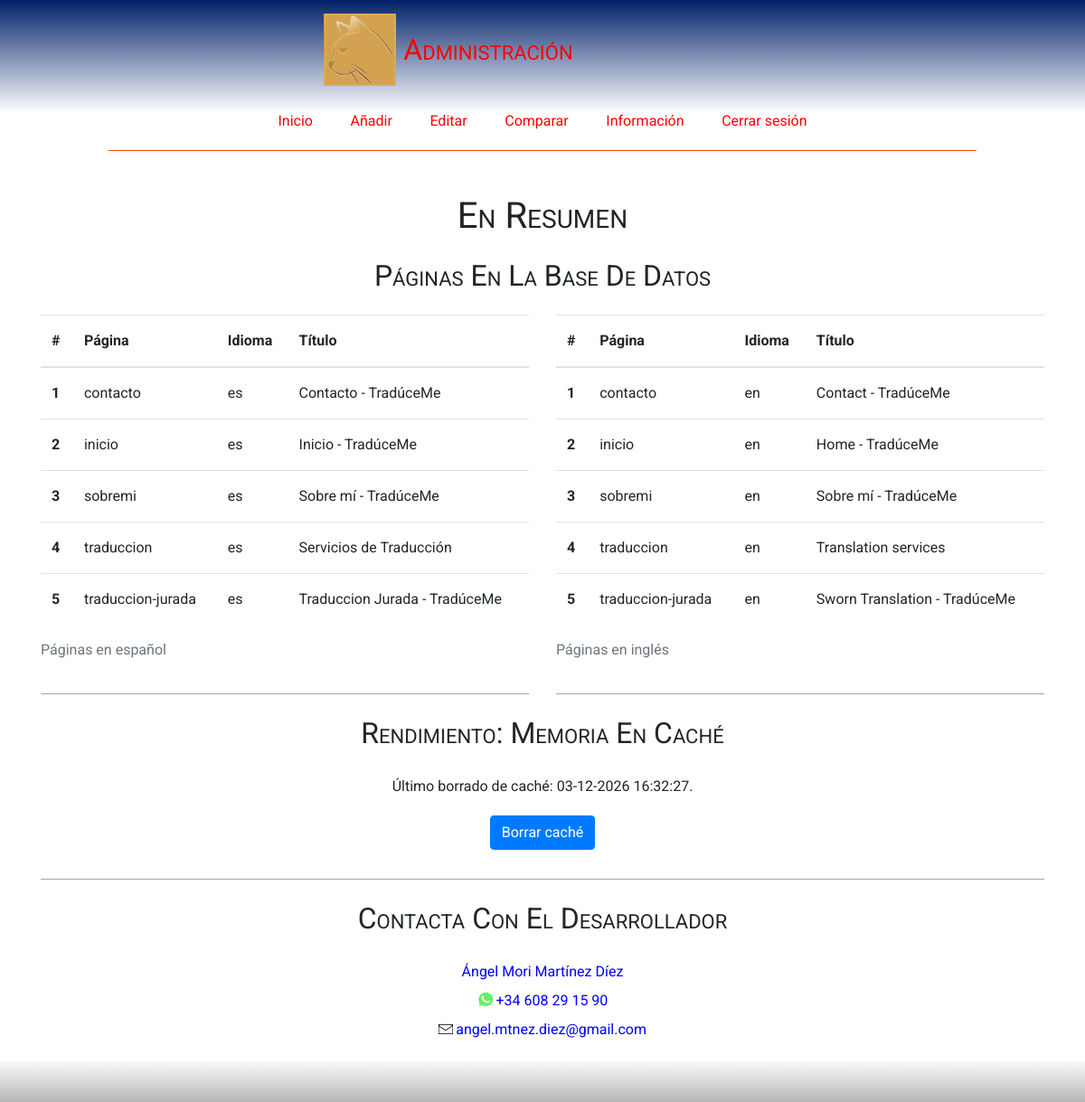
Screenshot of /tm_admin/info.php (signed in) with the database file from the repository.
### tables this page shows
CREATE TABLE `tm_pages` (
  `page_name` varchar(40) NOT NULL,
  `lang` varchar(2) NOT NULL,
  `title` varchar(70) NOT NULL,
  `content` longtext NOT NULL
);

### model/db/traduceme/conexion.php (called while the page is built, shortened)
<?php
class Conexion
{
    public function __construct()
    {
        $this->conn = new mysqli(BD_HOST, BD_USER, BD_PW, BD_NAME);
    }
}
class Consulta extends Conexion
{
    private function anyRowAffected()
    {
        return true;
    }
    public function getPaginas($page_name = null, $lang = null)
    {
        if ($page_name != null) {
            if ($lang != null)
                $select = "SELECT * FROM tm_pages WHERE page_name = '$page_name' and lang = '$lang' ORDER BY page_name, lang ;";
            else
                $select = "SELECT * FROM tm_pages WHERE page_name = '$page_name' ORDER BY page_name, lang ;";
        } elseif ($lang != null) {
            $select = "SELECT * FROM tm_pages WHERE lang = '$lang' ORDER BY page_name, lang ;";
        } else {
            $select = "SELECT * FROM tm_pages ORDER BY page_name, lang ;";
        }
        $resultados = $this->conn->query($select);
        return $resultados->fetch_all(MYSQLI_ASSOC);
    }
}

### tm_admin/adminFunctions.php (the view, shortened to what this page needs)
<?php
function tabularMatrizN($matrizDatos, $arrayCabeceras = null, $clase = '', $caption = '')
{
    $tabla = "<table class='$clase'>
                <caption>$caption</caption>
                <thead>";
    if (is_array($arrayCabeceras)) {
        $maxCols = count($arrayCabeceras);
        $tabla .=  "<tr>";
        $tabla .=  "<th>#</th>";
        foreach ($arrayCabeceras as $th) {
            $tabla .=  "<th>$th</th>";
        }
        $tabla .=  "<tr>";
    }
    $tabla .= "</thead><tbody>";
    $row = 1;
    foreach ($matrizDatos as $fila) {
        $tabla .=  '<tr><th>' . $row++ . '</th>';
        $col = 0;
        foreach ($fila as $celda) {
            if ($maxCols <= $col) {
                break;
            }
            $col++;
            $tabla .=  "<td>" . $celda . "</td>";
        }
        $tabla .=  '</tr>';
    }
    $tabla .=  "</tbody></table>";
    return $tabla;
}

### tm_admin/info.php (shortened to what this page needs)
<?php
require_once 'adminFunctions.php';
require_once '../model/form_control.php';
require_once '../model/db/traduceme/conexion.php';
$tituloPaginaAdmin = "En resumen";
$errores = '';
try {
    $conn = new Consulta();
    $paginasES = $conn->getPaginas('', 'es');
    $paginasEN = $conn->getPaginas('', 'en');
    $tablaES = tabularMatrizN($paginasES, ['Página', 'Idioma', 'Título',], 'table caption-top', 'Páginas en español');
    $tablaEN = tabularMatrizN($paginasEN, ['Página', 'Idioma', 'Título',], 'table caption-top', 'Páginas en inglés');
} catch (BDException $e) {
    $errores .= "<p class='m-0'>" . $e->getMessage() . "</p>";
} catch (Exception $e) {
    $errores .= "<p class='m-0'>" . $e->getMessage() . "</p>";
}
$rutaCache = '../cache/pages';
if (file_exists($rutaCache))
    $fechaCache = date("d-m-Y H:i:s", filectime($rutaCache));
else
    $fechaCache = 'NO DATA';
?>
<!DOCTYPE html>
<html lang="es">
<head>
</head>
<?php
include('_partials/cabecera.php');
?>
<div class="container mt-4">
    <h2 class="mb-4">Páginas en la base de datos</h2>
    <div class="row text-left">
        <div class="col-xs-12 col-md-6">
            <?php echo $tablaES ?>
            <hr class="clasic mb-0">
        </div>
        <div class="col-xs-12 col-md-6 ">
            <?php echo $tablaEN ?>
            <hr class="clasic mb-0">
        </div>
    </div>
</div>
<div class="container mt-4">
    <h2 class="mb-4 ">Rendimiento: memoria en caché</h2>
    <p>
        Último borrado de caché: <?php echo $fechaCache ?>.
    </p>
    <form method="post" action="">
        <div class="form-group center">
            <button name="noCache" type="submit" class="btn btn-primary mb-2">Borrar caché</button>
        </div>
    </form>
    <hr class="clasic mt-4">
</div>
<div class="container mt-4">
    <h2 class="mb-4 ">Contacta con el desarrollador</h2>
    <p>
    <ul class="list-unstyled">
        <li><a href="https://twitter.com/angelidito">Ángel Mori Martínez Díez</a></li>
        <li><a class="telefono" href="https://wa.me/34608291590?text=&iexcl;Hola%21%20Tengo%20tengo%20un%20problema%20con%20la%20web&hellip;">+34 608 29 15 90</a></li>
        <li><a class="email" href="mailto:angel.mtnez.diez@gmail.com">angel.mtnez.diez@gmail.com</a></li>
    </ul>
    </p>
</div>
</main>
<?php
include('_partials/pie.php');
?>

### tm_admin/_partials/cabecera.php (shortened to what this page needs)
<link rel="stylesheet" href="https://stackpath.bootstrapcdn.com/bootstrap/4.5.2/css/bootstrap.min.css">
<link rel="stylesheet" href="../assets/css/estructura.css">
</head>
<body id="<?php echo $id_admin_page ?>">
    <header>
        <div id="logoYTitulo">
            <a href="."> <img src="../img/logo.png" alt="logo" id="logoCabecera" class="logo">
            </a>
            <a href=".">
                <p id="tituloWeb" class="m-0">Administración</p>
            </a>
        </div>
        <ul id="menu">
            <li> <a href="cuidado.php">Inicio</a></li>
            <li> <a href="añadir.php">Añadir</a></li>
            <li> <a href="editar.php">Editar</a></li>
            <li> <a href="comparar.php">Comparar</a></li>
            <li> <a href="info.php">Información</a></li>
            <li> <a href="?cerrarSesion=">Cerrar sesión</a></li>
        </ul>
    </header>
    <main class="mt-4 pt-4 center">
        <div class="container">
            <h1><?php echo $tituloPaginaAdmin ?></h1>
        </div>

### tm_admin/_partials/pie.php (shortened to what this page needs)
<footer class="container-fluid center p-4">
</footer>
</body>
</html>

### assets/css/estructura.css (style rules this page uses)
* { font-family: 'Roboto', 'Lucida Sans', 'Lucida Sans Regular', 'Lucida Grande', 'Lucida Sans Unicode', Geneva, Verdana, sans-serif }
* { padding: 0; margin: 0; }
html { overflow-y: scroll visible; overflow-x: scroll visible; }
html, body { width: 100%; height: 100%; max-width: 100%; font-size: 16px; line-height: 2rem; }
body { -ms-overflow-style: none; scrollbar-width: none; }
h1, h2, h3, h4, h5, h6, .heading, #tituloWeb { line-height: normal; font-weight: normal; text-transform: capitalize; font-variant: small-caps; }
#tituloWeb { font-size: 2rem; }
hr { display: block; }
hr, hr.margarita { height: 200px; background: url(../../img/libroflorllave.jpg) fixed 100% 100%; background-size: cover; background-position: absolute; background-repeat: no-repeat; }
hr.clasic { height: 0px; border-top: 1px solid rgb(165, 165, 165); margin-top: 20px; margin-bottom: 20px; }
ul { padding-left: 0; }
.center { text-align: center; }
img { height: auto; width: auto; max-width: 100%; margin: 0; padding: 0; border: none; }
form, fieldset, legend { margin: 0; padding: 0; border: none; }
label, input, textarea, select, button { display: block; resize: none; outline: none; color: inherit; font-size: inherit; font-family: inherit; }
a { color: blue; text-decoration: none; }
.telefono { padding-left: 1.3em; background-image: url("../../img/icons/was.ico"); background-size: 1.1em auto; background-repeat: no-repeat; background-position-y: center; }
.email { padding-left: 1.2em; background-image: url("../../img/icons/sobre.ico"); background-size: 1em auto; background-repeat: no-repeat; background-position-y: center; }
body { display: grid; grid-template-columns: 1fr; grid-template-rows: min-content min-content min-content auto min-content min-content; grid-template-areas: 'cabecera''menú''migas''cuerpo''aside''pie'; }
header { grid-area: cabecera; background-color: white; align-items: center; width: 100%; height: min-content; display: flex; flex-wrap: wrap; flex-direction: column; justify-content: space-between; align-items: center; height: min-content; border-bottom: 1px solid #f40; }
header a { color: red; }
#logoYTitulo { width: 100%; display: flex; flex-direction: row-reverse; justify-content: space-between; align-items: center; }
#logoCabecera { height: 5rem; width: 5rem; margin: 0.5rem; }
#menu { display: none; grid-area: menú; list-style: none; margin: 0; padding: 0; width: 100%; height: max-content; text-align: center; flex-direction: column; }
#menu li { box-sizing: content-box; height: min-content; border-top: 1px solid #f40; }
#menu a, #menu .menu-li { display: block; padding-top: 1rem; padding-bottom: 1rem; text-decoration: none; }
main { grid-area: cuerpo; }
footer { background: linear-gradient(#fff, #B5B5B5); grid-area: pie; display: flex; flex-wrap: wrap-reverse; align-items: center; padding: 1rem calc(5% - 0.5rem) 0 calc(5% - 0.5rem); }
@media screen and (min-width: 630px) { #menu a { padding: 1rem 1.5rem; } }
@media screen and (min-width: 768px) { header { display: flex; flex-wrap: wrap; flex-direction: column; align-items: center; border-bottom: none; background: linear-gradient(#012169, #fff 75%); } }
@media screen and (min-width: 768px) { #logoYTitulo { width: max-content; display: flex; flex-direction: row; justify-items: flex-end; align-content: flex-end; margin-top: 7px; margin-right: 18%; } }
@media screen and (min-width: 768px) { #logoCabecera { margin-bottom: 7px; } }
@media screen and (min-width: 768px) { #menu { display: flex !important; grid-area: menú; list-style: none; margin: auto; padding: 0; width: max-content; height: max-content; text-align: center; flex-direction: row; width: 80%; justify-content: center; border-bottom: 1px solid #f40; } }
@media screen and (min-width: 768px) { #menu li { box-sizing: content-box; height: min-content; border: none; } }
@media screen and (min-width: 768px) { #menu a { padding: 1rem 1.3rem; } }
@media screen and (min-width: 768px) { #menu li:not(:last-child) { border-right: none; } }

### rows the page displays
tm_pages: page_name "contacto", lang "es", title "Contacto - TradúceMe"
tm_pages: page_name "inicio", lang "es", title "Inicio - TradúceMe"
tm_pages: page_name "sobremi", lang "es", title "Sobre mí - TradúceMe"
tm_pages: page_name "traduccion", lang "es", title "Servicios de Traducción"
tm_pages: page_name "traduccion-jurada", lang "es", title "Traduccion Jurada - TradúceMe"
tm_pages: page_name "contacto", lang "en", title "Contact - TradúceMe"
tm_pages: page_name "inicio", lang "en", title "Home - TradúceMe"
tm_pages: page_name "sobremi", lang "en", title "Sobre mí - TradúceMe"
tm_pages: page_name "traduccion", lang "en", title "Translation services"
tm_pages: page_name "traduccion-jurada", lang "en", title "Sworn Translation - TradúceMe"

### other values shown
$tituloPaginaAdmin "En Resumen"
$caption "Páginas en español Páginas en inglés"
$th "Página"
$th "Idioma"
$th "Título"
$fechaCache "03-12-2026 16:32:27"
